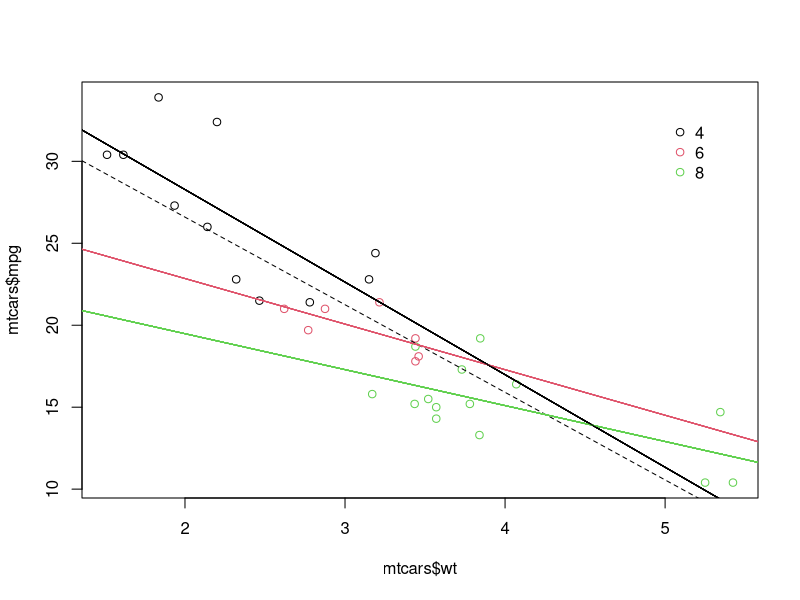

This chart was generated by the following R code: (Note: this script raises an error after producing the figure.)
# base package and ggplot2, part 3
# In this exercise you'll recreate the base package plot in ggplot2.
# 
# The code for base R plotting is given at the top. The first line of code already converts the cyl variable of mtcars to a factor.
# 
# Instructions
# 100 XP
# Instructions
# 100 XP
# Plot 1: add geom_point() in order to make a scatter plot.
# 
# Plot 2: copy and paste Plot 1.
# 
# Add a linear model for each subset according to cyl by adding a geom_smooth() layer.
# 
# Inside this geom_smooth(), set method to "lm" and se to FALSE.
# 
# Note: geom_smooth() will automatically draw a line per cyl subset. It recognizes the groups you want to identify by color in the aes() call within the ggplot() command.
# 
# Plot 3: copy and paste Plot 2.
# 
# Plot a linear model for the entire dataset, do this by adding another geom_smooth() layer.
# 
# Set the group aesthetic inside this geom_smooth() layer to 1. This has to be set within the aes() function.
# 
# Set method to "lm", se to FALSE and linetype to 2. These have to be set outside aes() of the geom_smooth().
# 
# Note: the group aesthetic will tell ggplot() to draw a single linear model through all the points.
# 

# Convert cyl to factor (don't need to change)
mtcars$cyl <- as.factor(mtcars$cyl)

# Example from base R (don't need to change)
plot(mtcars$wt, mtcars$mpg, col = mtcars$cyl)
abline(lm(mpg ~ wt, data = mtcars), lty = 2)
lapply(mtcars$cyl, function(x) {
  abline(lm(mpg ~ wt, mtcars, subset = (cyl == x)), col = x)
})
legend(x = 5, y = 33, legend = levels(mtcars$cyl),
       col = 1:3, pch = 1, bty = "n")

# Plot 1: add geom_point() to this command to create a scatter plot
ggplot(mtcars, aes(x = wt, y = mpg, col = cyl)) +
  geom_point()  # Fill in using instructions Plot 1

# Plot 2: include the lines of the linear models, per cyl
ggplot(mtcars, aes(x = wt, y = mpg, col = cyl)) +
  geom_point() + # Copy from Plot 1
  geom_smooth(method = 'lm', se = F)   # Fill in using instructions Plot 2

# Plot 3: include a lm for the entire dataset in its whole
ggplot(mtcars, aes(x = wt, y = mpg, col = cyl)) + 
  geom_point() + # Copy from Plot 2
  geom_smooth(method = 'lm', se = F) + # Copy from Plot 2
  geom_smooth(aes(group = 1), method = 'lm', se = F, linetype = 2)   # Fill in using instructions Plot 3